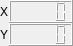
<?xml version="1.0" encoding="UTF-8"?>
<ui version="4.0">
 <class>MouseTracker</class>
 <widget class="QWidget" name="MouseTracker">
  <property name="geometry">
   <rect>
    <x>0</x>
    <y>0</y>
    <width>73</width>
    <height>46</height>
   </rect>
  </property>
  <property name="windowTitle">
   <string>Form</string>
  </property>
  <layout class="QGridLayout" name="gridLayout">
   <property name="leftMargin">
    <number>0</number>
   </property>
   <property name="topMargin">
    <number>0</number>
   </property>
   <property name="rightMargin">
    <number>0</number>
   </property>
   <property name="bottomMargin">
    <number>0</number>
   </property>
   <property name="spacing">
    <number>0</number>
   </property>
   <item row="0" column="0">
    <widget class="QLabel" name="label">
     <property name="text">
      <string>X</string>
     </property>
    </widget>
   </item>
   <item row="0" column="1">
    <widget class="QLCDNumber" name="x_lcdNumber"/>
   </item>
   <item row="1" column="0">
    <widget class="QLabel" name="label_2">
     <property name="text">
      <string>Y</string>
     </property>
    </widget>
   </item>
   <item row="1" column="1">
    <widget class="QLCDNumber" name="y_lcdNumber"/>
   </item>
  </layout>
 </widget>
 <resources/>
 <connections/>
</ui>
